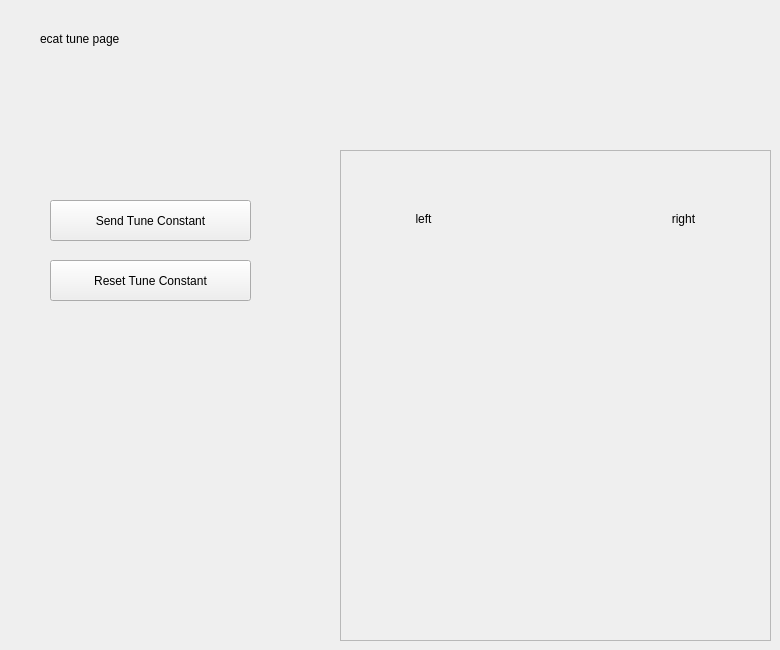
   <widget class="QWidget" name="page">
    <widget class="QLabel" name="label_39">
     <property name="geometry">
      <rect>
       <x>40</x>
       <y>30</y>
       <width>101</width>
       <height>17</height>
      </rect>
     </property>
     <property name="text">
      <string>ecat tune page</string>
     </property>
    </widget>
    <widget class="QFrame" name="frame_11">
     <property name="geometry">
      <rect>
       <x>340</x>
       <y>150</y>
       <width>431</width>
       <height>491</height>
      </rect>
     </property>
     <property name="frameShape">
      <enum>QFrame::StyledPanel</enum>
     </property>
     <property name="frameShadow">
      <enum>QFrame::Raised</enum>
     </property>
     <widget class="QLabel" name="label_40">
      <property name="geometry">
       <rect>
        <x>50</x>
        <y>60</y>
        <width>67</width>
        <height>17</height>
       </rect>
      </property>
      <property name="text">
       <string>left</string>
      </property>
      <property name="alignment">
       <set>Qt::AlignCenter</set>
      </property>
     </widget>
     <widget class="QLabel" name="label_41">
      <property name="geometry">
       <rect>
        <x>310</x>
        <y>60</y>
        <width>67</width>
        <height>17</height>
       </rect>
      </property>
      <property name="text">
       <string>right</string>
      </property>
      <property name="alignment">
       <set>Qt::AlignCenter</set>
      </property>
     </widget>
     <widget class="QWidget" name="verticalLayoutWidget_20">
      <property name="geometry">
       <rect>
        <x>50</x>
        <y>90</y>
        <width>72</width>
        <height>221</height>
       </rect>
      </property>
      <layout class="QVBoxLayout" name="leftarm_layout_2"/>
     </widget>
     <widget class="QWidget" name="verticalLayoutWidget_21">
      <property name="geometry">
       <rect>
        <x>310</x>
        <y>90</y>
        <width>71</width>
        <height>221</height>
       </rect>
      </property>
      <layout class="QVBoxLayout" name="rightarm_layout_2"/>
     </widget>
     <widget class="QWidget" name="verticalLayoutWidget_22">
      <property name="geometry">
       <rect>
        <x>140</x>
        <y>310</y>
        <width>71</width>
        <height>161</height>
       </rect>
      </property>
      <layout class="QVBoxLayout" name="leftleg_layout_2"/>
     </widget>
     <widget class="QWidget" name="verticalLayoutWidget_23">
      <property name="geometry">
       <rect>
        <x>220</x>
        <y>310</y>
        <width>71</width>
        <height>161</height>
       </rect>
      </property>
      <layout class="QVBoxLayout" name="rightleg_layout_2"/>
     </widget>
     <widget class="QWidget" name="verticalLayoutWidget_24">
      <property name="geometry">
       <rect>
        <x>180</x>
        <y>50</y>
        <width>71</width>
        <height>51</height>
       </rect>
      </property>
      <layout class="QVBoxLayout" name="head_layout_2"/>
     </widget>
     <widget class="QWidget" name="verticalLayoutWidget_25">
      <property name="geometry">
       <rect>
        <x>180</x>
        <y>140</y>
        <width>71</width>
        <height>81</height>
       </rect>
      </property>
      <layout class="QVBoxLayout" name="waist_layout_2"/>
     </widget>
    </widget>
    <widget class="QPushButton" name="resettunebtn">
     <property name="geometry">
      <rect>
       <x>50</x>
       <y>260</y>
       <width>201</width>
       <height>41</height>
      </rect>
     </property>
     <property name="text">
      <string>Reset Tune Constant</string>
     </property>
    </widget>
    <widget class="QPushButton" name="sendtunebtn">
     <property name="geometry">
      <rect>
       <x>50</x>
       <y>200</y>
       <width>201</width>
       <height>41</height>
      </rect>
     </property>
     <property name="text">
      <string>Send Tune Constant</string>
     </property>
    </widget>
   </widget>
